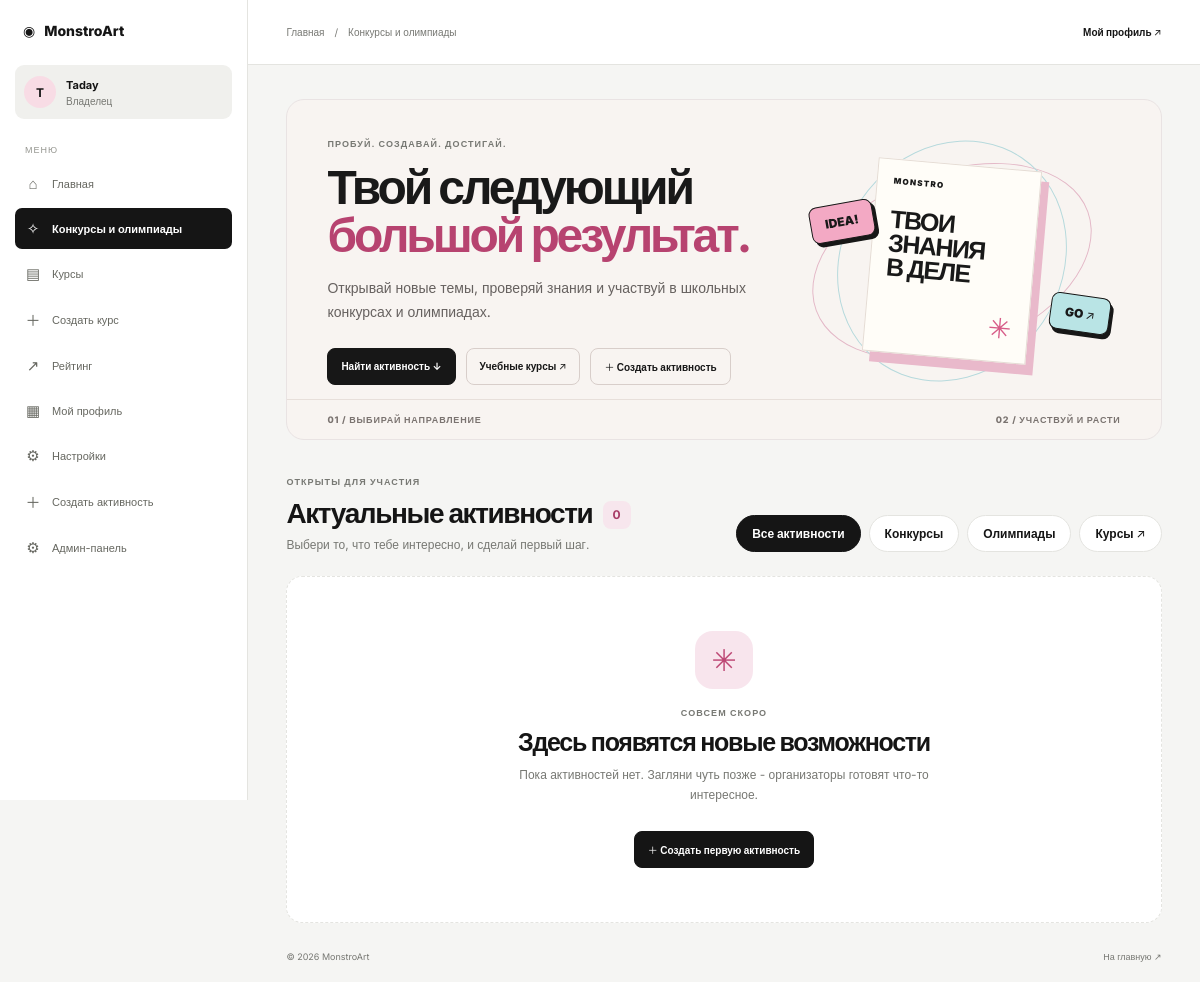
Page /activities (signed in) on the committed database.
### tables this page shows
CREATE TABLE users (
            id INTEGER PRIMARY KEY AUTOINCREMENT,
            display_name TEXT NOT NULL,
            email TEXT NOT NULL UNIQUE COLLATE NOCASE,
            password_hash TEXT NOT NULL,
            created_at TEXT NOT NULL DEFAULT CURRENT_TIMESTAMP
        , role TEXT NOT NULL DEFAULT 'student');

### app.py (the view)
@app.get("/activities")
def activities():
    db = get_db()
    items = db.execute("SELECT a.*, u.display_name AS creator, (SELECT COUNT(*) FROM activity_entries e WHERE e.activity_id=a.id) AS participants FROM activities a JOIN users u ON u.id=a.created_by WHERE a.is_open=1 ORDER BY a.created_at DESC").fetchall()
    joined_ids = set()
    if g.user:
        joined_ids = {row[0] for row in db.execute("SELECT activity_id FROM activity_entries WHERE user_id=?", (g.user["id"],)).fetchall()}
    return render_template("activities.html", activities=items, joined_ids=joined_ids)

### app.py (called while the page is built)
def get_db() -> sqlite3.Connection:
    if "db" not in g:
        DATABASE.parent.mkdir(parents=True, exist_ok=True)
        conn = sqlite3.connect(DATABASE)
        conn.row_factory = sqlite3.Row
        conn.execute("PRAGMA foreign_keys = ON")
        g.db = conn
    return g.db

@app.before_request
def prepare_request() -> None:
    init_db()
    if "csrf_token" not in session:
        session["csrf_token"] = secrets.token_urlsafe(32)
    g.user = None
    user_id = session.get("user_id")
    g.theme = "light"
    if user_id:
        g.user = get_db().execute(
            "SELECT id, display_name, email, created_at, role FROM users WHERE id = ?", (user_id,)
        ).fetchone()
        if g.user is None:
            session.clear()
        else:
            pref = get_db().execute("SELECT theme FROM user_settings WHERE user_id=?", (user_id,)).fetchone()
            if pref and pref["theme"] in ("light", "dark"):
                g.theme = pref["theme"]

### templates/activities.html
<!doctype html><html lang="ru" data-theme="{{ g.theme|default('light') }}"><head><meta charset="utf-8"><meta name="viewport" content="width=device-width,initial-scale=1"><title>Конкурсы и олимпиады - MonstroArt</title><link rel="stylesheet" href="{{ url_for('static', filename='css/dashboard.css') }}"><link rel="stylesheet" href="{{ url_for('static', filename='css/features.css') }}"></head><body class="dashboard-page"><div class="dashboard-shell"><aside class="sidebar"><a class="dash-brand" href="{{ url_for('index') }}"><span>◉</span><span>MonstroArt</span></a>{% if g.user %}<div class="side-user"><div class="side-avatar">{{ g.user['display_name'][:1]|upper }}</div><div><strong>{{ g.user['display_name'] }}</strong><span>{{ {'owner':'Владелец','teacher':'Учитель','student':'Ученик'}[g.user['role']] }}</span></div></div>{% endif %}<p class="side-caption">МЕНЮ</p><nav class="side-nav"><a class="side-link" href="{{ url_for('index') }}"><span class="side-icon">⌂</span>Главная</a><a class="side-link active" href="{{ url_for('activities') }}"><span class="side-icon">✧</span>Конкурсы и олимпиады</a><a class="side-link" href="{{ url_for('courses') }}"><span class="side-icon">▤</span>Курсы</a>{% if g.user and g.user['role'] in ['owner','teacher'] %}<a class="side-link" href="{{ url_for('course_create_page') }}"><span class="side-icon">＋</span>Создать курс</a>{% endif %}<a class="side-link" href="{{ url_for('leaderboard') }}"><span class="side-icon">↗</span>Рейтинг</a>{% if g.user %}<a class="side-link" href="{{ url_for('account') }}"><span class="side-icon">▦</span>Мой профиль</a><a class="side-link" href="{{ url_for('settings') }}"><span class="side-icon">⚙</span>Настройки</a>{% if g.user['role'] in ['owner','teacher'] %}<a class="side-link" href="{{ url_for('account') }}#create"><span class="side-icon">＋</span>Создать активность</a>{% endif %}{% if g.user['role']=='owner' %}<a class="side-link" href="{{ url_for('admin') }}"><span class="side-icon">⚙</span>Админ-панель</a>{% endif %}{% else %}<a class="side-link" href="{{ url_for('login') }}"><span class="side-icon">↗</span>Войти</a><a class="side-link" href="{{ url_for('register') }}"><span class="side-icon">＋</span>Регистрация</a>{% endif %}</nav><div class="sidebar-spacer"></div></aside><main class="dashboard-main"><header class="dash-topbar"><div class="breadcrumbs"><a href="{{ url_for('index') }}">Главная</a><span>/</span><span>Конкурсы и олимпиады</span></div><div class="top-actions">{% if g.user %}<a class="plain-link" href="{{ url_for('account') }}">Мой профиль ↗</a>{% else %}<a class="plain-link" href="{{ url_for('login') }}">Войти ↗</a>{% endif %}</div></header><div class="dashboard-content activities-page"><section class="activities-hero"><div class="activities-hero-copy"><p class="page-kicker">ПРОБУЙ. СОЗДАВАЙ. ДОСТИГАЙ.</p><h1>Твой следующий<br><span>большой результат.</span></h1><p>Открывай новые темы, проверяй знания и участвуй в школьных конкурсах и олимпиадах.</p><div class="activities-hero-actions"><a class="button-primary" href="#activity-list">Найти активность ↓</a><a class="button-soft" href="{{ url_for('courses') }}">Учебные курсы ↗</a>{% if g.user and g.user['role'] in ['owner','teacher'] %}<a class="button-soft" href="{{ url_for('account') }}#create">＋ Создать активность</a>{% endif %}</div></div><div class="activities-hero-art" aria-hidden="true"><div class="hero-orbit orbit-one"></div><div class="hero-orbit orbit-two"></div><div class="hero-sticker sticker-pink">IDEA!</div><div class="hero-sticker sticker-blue">GO ↗</div><div class="hero-paper"><span>MONSTRO</span><strong>ТВОИ<br>ЗНАНИЯ<br>В ДЕЛЕ</strong><i>✳</i></div></div><div class="activities-hero-foot"><span>01 / ВЫБИРАЙ НАПРАВЛЕНИЕ</span><span>02 / УЧАСТВУЙ И РАСТИ</span></div></section><div class="activities-section-head" id="activity-list"><div><p class="page-kicker">ОТКРЫТЫ ДЛЯ УЧАСТИЯ</p><h2>Актуальные активности <span>{{ activities|length }}</span></h2><p>Выбери то, что тебе интересно, и сделай первый шаг.</p></div><div class="activity-filter-tabs" role="tablist" aria-label="Тип активности"><button type="button" class="activity-filter active" data-filter="all">Все активности</button><button type="button" class="activity-filter" data-filter="contest">Конкурсы</button><button type="button" class="activity-filter" data-filter="olympiad">Олимпиады</button><a class="activity-filter courses-filter-link" href="{{ url_for('courses') }}">Курсы ↗</a></div></div>{% if activities %}<div class="activity-cards redesigned-activity-cards">{% for item in activities %}<article data-activity-type="{{ item['activity_type'] }}" class="activity-card redesigned-activity-card"><div class="activity-card-top"><span class="activity-type-mark {{ 'type-olympiad' if item['activity_type']=='olympiad' else 'type-contest' }}">{{ '✳ ОЛИМПИАДА' if item['activity_type']=='olympiad' else '↗ КОНКУРС' }}</span><span class="activity-subject">{{ item['subject'] }}</span></div><h2><a class="activity-title-link" href="{{ url_for('activity_detail',activity_id=item['id']) }}">{{ item['title'] }}</a></h2><p class="activity-card-description">{{ item['description'] }}</p><div class="activity-meta redesigned-meta"><span>Организатор <strong>{{ item['creator'] }}</strong></span><span><strong>{{ item['participants'] }}</strong> участников</span></div>{% if item['deadline'] %}<div class="activity-deadline">◷ Дедлайн: {{ item['deadline'] }}</div>{% endif %}<div class="activity-card-foot"><a class="activity-open-link" href="{{ url_for('activity_detail',activity_id=item['id']) }}">Подробнее <span>↗</span></a>{% if not g.user %}<a class="button-primary" href="{{ url_for('login', next=url_for('activities')) }}">Войти для участия</a>{% elif item['id'] in joined_ids %}<span class="activity-status">✓ Ты участвуешь</span>{% else %}<form method="post" action="{{ url_for('join_activity', activity_id=item['id']) }}"><input type="hidden" name="csrf_token" value="{{ session['csrf_token'] }}"><button class="button-primary" type="submit">Участвовать ↗</button></form>{% endif %}</div></article>{% endfor %}</div>{% else %}<section class="activities-empty"><div class="empty-star">✳</div><p class="page-kicker">СОВСЕМ СКОРО</p><h2>Здесь появятся новые возможности</h2><p>Пока активностей нет. Загляни чуть позже - организаторы готовят что-то интересное.</p>{% if g.user and g.user['role'] in ['owner','teacher'] %}<a class="button-primary" href="{{ url_for('account') }}#create">＋ Создать первую активность</a>{% endif %}</section>{% endif %}<div class="dash-footer"><span>© 2026 MonstroArt</span><a href="{{ url_for('index') }}">На главную ↗</a></div></div></main></div><div class="toast-stack" aria-live="polite">{% with messages = get_flashed_messages(with_categories=true) %}{% for category, message in messages %}<div class="toast toast-{{ category }}">{{ message }}</div>{% endfor %}{% endwith %}</div><script src="{{ url_for('static', filename='js/dashboard.js') }}"></script><script>document.querySelectorAll('.activity-filter[data-filter]').forEach(btn=>btn.addEventListener('click',()=>{document.querySelectorAll('.activity-filter[data-filter]').forEach(b=>b.classList.toggle('active',b===btn));document.querySelectorAll('[data-activity-type]').forEach(card=>card.hidden=btn.dataset.filter!=='all'&&card.dataset.activityType!==btn.dataset.filter)}));</script></body></html>

### static/css/dashboard.css (style rules this page uses)
:root { font-family:Inter,Arial,sans-serif;color:#151515;background:#f5f5f3;font-synthesis:none;text-rendering:optimizeLegibility;-webkit-font-smoothing:antialiased;--ink:#151515;--muted:#777873;--line:#e4e4e0;--paper:#fff;--canvas:#f5f5f3;--soft:#f0f0ed;--aqua:#78ced2;--pink:#ff5787 }
* { box-sizing:border-box }
body { margin:0;min-height:100vh;background:var(--canvas);color:var(--ink) }
a { color:inherit;text-decoration:none }
button,input { font:inherit }
.dashboard-shell { min-height:100vh;display:grid;grid-template-columns:248px minmax(0,1fr) }
.sidebar { position:sticky;top:0;height:100vh;background:var(--paper);border-right:1px solid var(--line);padding:22px 15px 16px;display:flex;flex-direction:column;z-index:20 }
.dash-brand { display:flex;align-items:center;gap:9px;font-weight:800;font-size:14px;padding:0 8px 26px }
.side-user { display:flex;align-items:center;gap:10px;padding:11px 9px;margin-bottom:25px;background:var(--soft);border-radius:9px;min-width:0 }
.side-avatar,.top-avatar { width:32px;height:32px;border-radius:50%;background:#f8dce5;display:grid;place-items:center;font-size:12px;font-weight:700;flex:0 0 auto }
.side-user>div:nth-child(2) { display:flex;flex-direction:column;gap:3px;min-width:0 }
.side-user strong { font-size:11px;white-space:nowrap;overflow:hidden;text-overflow:ellipsis }
.side-user span { font-size:10px;color:var(--muted) }
.side-caption { font-size:9px;letter-spacing:.11em;color:#969791;padding:0 10px;margin:0 0 8px }
.side-nav { display:flex;flex-direction:column;gap:4px }
.side-link { display:flex;align-items:center;gap:11px;padding:11px 10px;border-radius:7px;font-size:11px;color:#666760;transition:background .2s,color .2s,transform .2s }
.side-link.active { background:var(--ink);color:#fff;font-weight:650 }
.side-icon { width:16px;text-align:center;font-size:15px;flex:0 0 auto }
.sidebar-spacer { flex:1 }
.dashboard-main { min-width:0 }
.dash-topbar { height:65px;display:flex;align-items:center;justify-content:space-between;padding:0 clamp(20px,3.2vw,50px);background:var(--paper);border-bottom:1px solid var(--line);gap:20px }
.breadcrumbs { display:flex;gap:10px;align-items:center;font-size:10px;color:var(--muted) }
.top-actions { display:flex;align-items:center;gap:15px }
.dashboard-content { max-width:1400px;padding:34px clamp(20px,3.2vw,50px) 20px;margin:0 auto }
.page-kicker { font-size:9px;letter-spacing:.12em;font-weight:700;color:var(--muted);margin:0 0 9px }
.dash-footer { display:flex;align-items:center;justify-content:space-between;gap:15px;margin-top:28px;font-size:9px;color:var(--muted) }

### rows in the picture
users: display_name "T", user.display_name "Taday", role "Владелец"

### other values in the picture
{{ activities|length }} "0"
